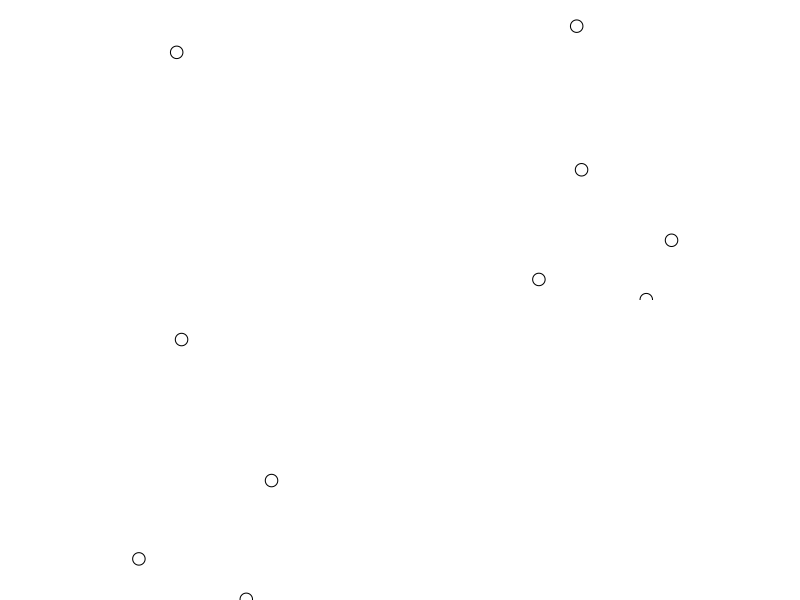

Here is the R script that generated this plot:
# r2py crawler metadata
# package: gtable
# source_type: rd_example
# topic: gtable_add_grob.Rd
# source_file: C:\Users\bened\AppData\Local\R\win-library\4.5\gtable\help
# lines: 13

suppressPackageStartupMessages(library(gtable))
library(grid)

gt <- gtable(widths = unit(c(1, 1), 'null'), heights = unit(c(1, 1), 'null'))
pts <- pointsGrob(x = runif(5), y = runif(5))

# Add a grob to a single cell (top-right cell)
gt <- gtable_add_grob(gt, pts, t = 1, l = 2)

# Add a grob spanning multiple cells
gt <- gtable_add_grob(gt, pts, t = 1, l = 1, b = 2)

plot(gt)
